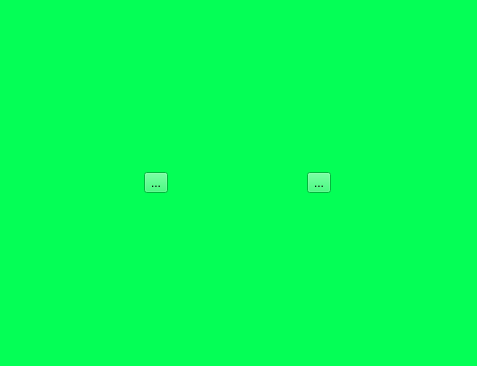
<?xml version="1.0" encoding="UTF-8"?>
<ui version="4.0">
 <class>AtlasCreatorWidget</class>
 <widget class="QWidget" name="AtlasCreatorWidget">
  <property name="geometry">
   <rect>
    <x>0</x>
    <y>0</y>
    <width>477</width>
    <height>366</height>
   </rect>
  </property>
  <property name="windowTitle">
   <string>Form</string>
  </property>
  <property name="styleSheet">
   <string notr="true">background-color: rgb(4, 255, 86);</string>
  </property>
  <layout class="QHBoxLayout" name="horizontalLayout">
   <item>
    <widget class="QToolButton" name="toolButton">
     <property name="text">
      <string>...</string>
     </property>
    </widget>
   </item>
   <item>
    <widget class="QToolButton" name="toolButton_2">
     <property name="text">
      <string>...</string>
     </property>
    </widget>
   </item>
  </layout>
 </widget>
 <resources/>
 <connections/>
</ui>
